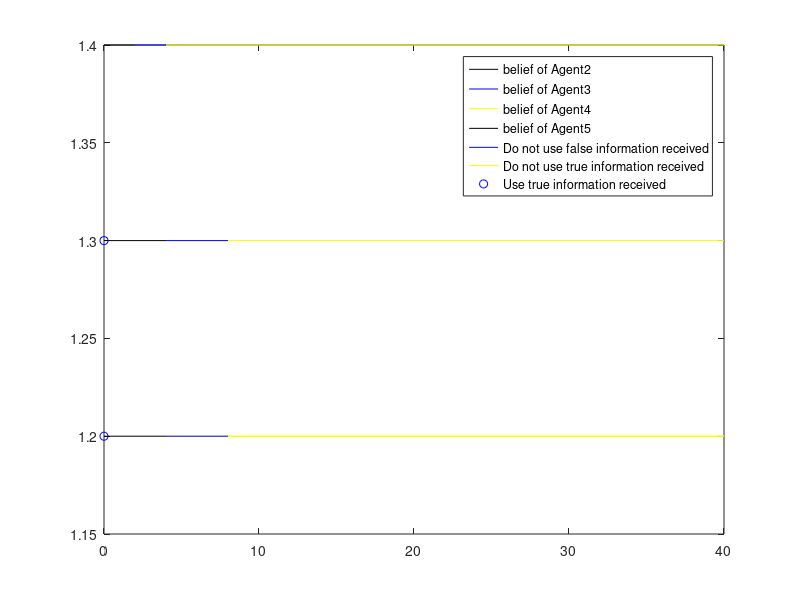

Here is the MATLAB script that generated this plot:
%Agent3 m2
x2=[0;2];y2=[1.4;1.4];
plot(x2,y2,'k');
hold on
x44=[2;4];y44=[1.4;1.4];
plot(x44,y44,'b');

x444=[4;40];y222=[1.4;1.4];
plot(x444,y222,'y');

%Agent4 m2
x4=[0;4];y4=[1.3;1.3];
plot(x4,y4,'k');
hold on
x44=[4;8];y44=[1.3;1.3];
plot(x44,y44,'b');

x444=[8;40];y444=[1.3;1.3];
plot(x444,y444,'y');

%Agent5 m2
plot(0,1.2,'bo');

x4=[0;4];y4=[1.2;1.2];
plot(x4,y4,'k');
hold on

x444=[4;40];y444=[1.2;1.2];
plot(x444,y444,'y');

plot(0,1.3,'bo');

x4=[4;8];y4=[1.2;1.2];
plot(x4,y4,'b');
hold on

x444=[8;40];y444=[1.2;1.2];
plot(x444,y444,'y');


legend ('belief of Agent2','belief of Agent3','belief of Agent4','belief of Agent5','Do not use false information received','Do not use true information received','Use true information received');  